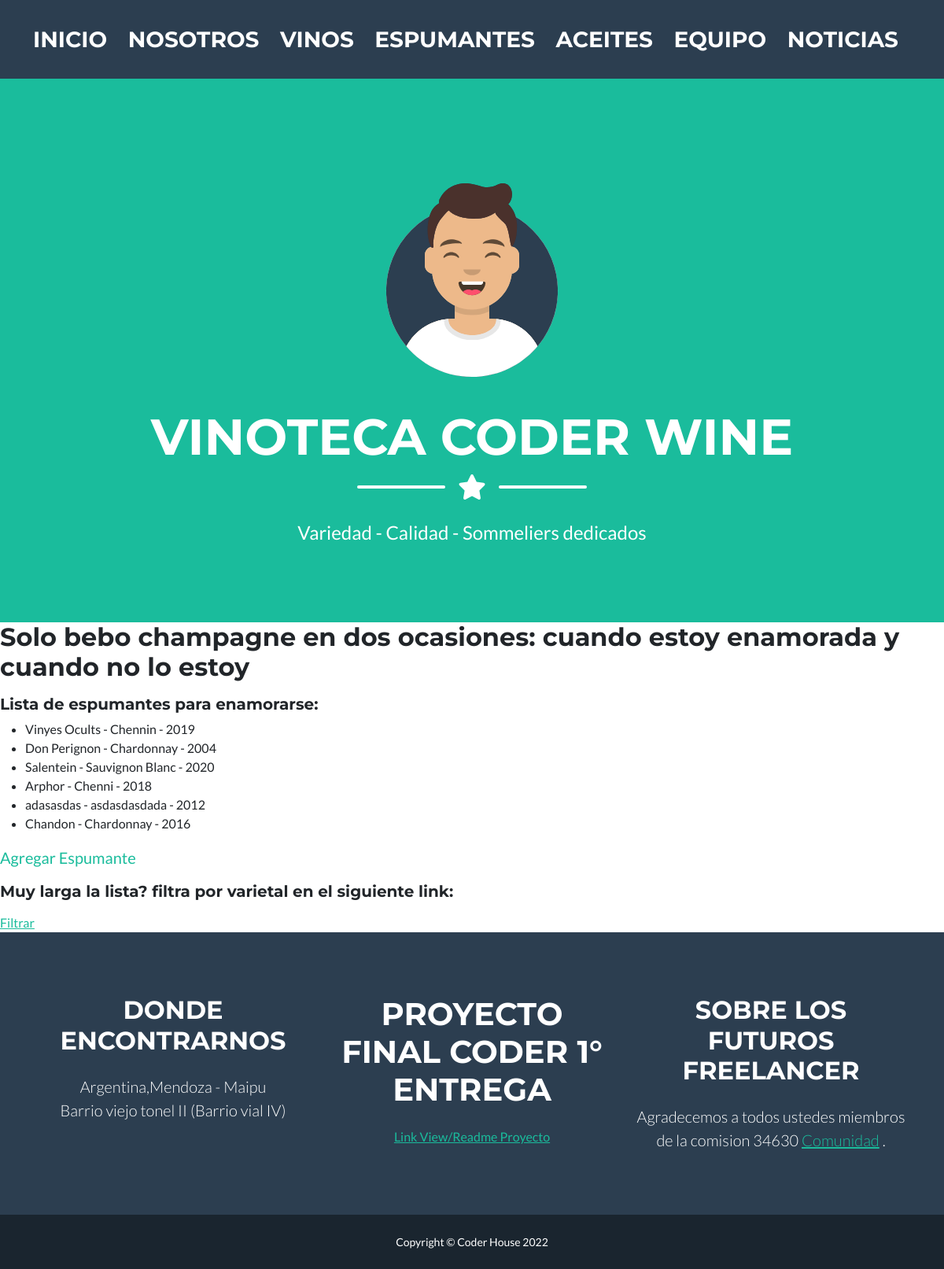
Screenshot of /app-coder/lista-espumantes/ with the database file from the repository.
### AppCoder/models.py (models this page shows, shortened)
class Espumante(models.Model):
    nombre = models.CharField(max_length=50)
    varietal = models.CharField(max_length=50)
    añada = models.IntegerField()

### AppCoder/views.py (the view)
# urls.py: path('lista-espumantes/', lista_espumante, name="Lista-Espumantes"),
def lista_espumante(request):
    lista1 = Espumante.objects.all()
    return render(request, "Lista_espumante.html", {"lista_espumante": lista1})

### AppCoder/templates/lista_espumante.html (shortened to what this page needs)
{% extends 'padre.html' %}
{% load static %}
{% block contenidoQueCambia %}
<h2>Solo bebo champagne en dos ocasiones:
cuando estoy enamorada y cuando no lo estoy</h2>
<h5>Lista de espumantes para enamorarse: </h5>
<ul>
    {% for espumante in lista_espumante  %}
        <li>{{espumante.nombre}} - {{espumante.varietal}} - {{espumante.añada}}</li>
    {% endfor %}
</ul>
<a class="navbar-brand" href="{% url 'Espumantes' %}">Agregar Espumante</a>
<h5> Muy larga la lista? filtra por varietal en el siguiente link:</h5>
<a href="{% url 'BusquedaAñada' %}">Filtrar</a>
{% endblock contenidoQueCambia %}

### rows the page displays
Espumante: nombre "Vinyes Ocults", varietal "Chennin", añada "2019"
Espumante: nombre "Don Perignon", varietal "Chardonnay", añada "2004"
Espumante: nombre "Salentein", varietal "Sauvignon Blanc", añada "2020"
Espumante: nombre "Arphor", varietal "Chenni", añada "2018"
Espumante: nombre "adasasdas", varietal "asdasdasdada", añada "2012"
Espumante: nombre "Chandon", varietal "Chardonnay", añada "2016"
